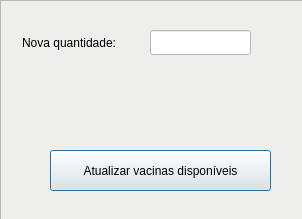
<?xml version="1.0" encoding="UTF-8"?>
<ui version="4.0">
 <class>UpdateAvailableVaccinesWindow</class>
 <widget class="QMainWindow" name="UpdateAvailableVaccinesWindow">
  <property name="geometry">
   <rect>
    <x>0</x>
    <y>0</y>
    <width>302</width>
    <height>219</height>
   </rect>
  </property>
  <property name="windowTitle">
   <string>Atualizar Vacinas Disponíveis</string>
  </property>
  <widget class="QWidget" name="centralwidget">
   <widget class="QFrame" name="frame">
    <property name="geometry">
     <rect>
      <x>0</x>
      <y>0</y>
      <width>311</width>
      <height>221</height>
     </rect>
    </property>
    <property name="styleSheet">
     <string notr="true">background-color: rgb(238, 238, 236);</string>
    </property>
    <property name="frameShape">
     <enum>QFrame::StyledPanel</enum>
    </property>
    <property name="frameShadow">
     <enum>QFrame::Raised</enum>
    </property>
    <widget class="QLineEdit" name="vaccinesTag">
     <property name="geometry">
      <rect>
       <x>20</x>
       <y>30</y>
       <width>131</width>
       <height>25</height>
      </rect>
     </property>
     <property name="text">
      <string>Nova quantidade:</string>
     </property>
     <property name="frame">
      <bool>false</bool>
     </property>
     <property name="readOnly">
      <bool>true</bool>
     </property>
    </widget>
    <widget class="QLineEdit" name="vaccines">
     <property name="geometry">
      <rect>
       <x>150</x>
       <y>30</y>
       <width>101</width>
       <height>25</height>
      </rect>
     </property>
     <property name="styleSheet">
      <string notr="true">background-color: rgb(255, 255, 255);</string>
     </property>
    </widget>
    <widget class="QPushButton" name="updateVaccinesButton">
     <property name="geometry">
      <rect>
       <x>50</x>
       <y>150</y>
       <width>221</width>
       <height>41</height>
      </rect>
     </property>
     <property name="text">
      <string>Atualizar vacinas disponíveis</string>
     </property>
     <property name="default">
      <bool>true</bool>
     </property>
    </widget>
   </widget>
  </widget>
 </widget>
 <resources/>
 <connections/>
</ui>
